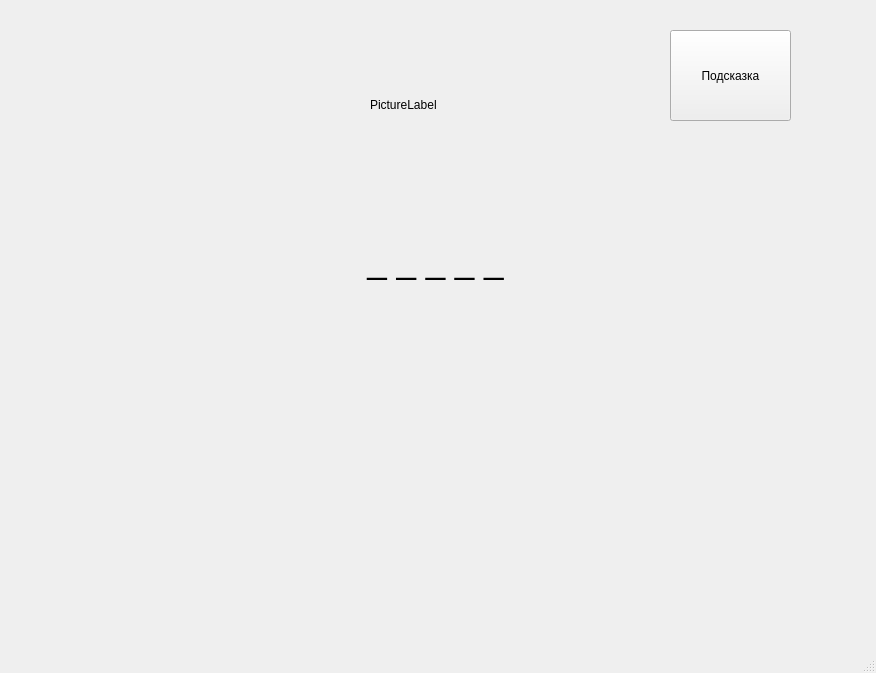
<?xml version="1.0" encoding="UTF-8"?>
<ui version="4.0">
 <class>MainWindow</class>
 <widget class="QMainWindow" name="MainWindow">
  <property name="geometry">
   <rect>
    <x>0</x>
    <y>0</y>
    <width>876</width>
    <height>673</height>
   </rect>
  </property>
  <property name="windowTitle">
   <string>MainWindow</string>
  </property>
  <widget class="QWidget" name="centralwidget">
   <widget class="QLabel" name="picture">
    <property name="geometry">
     <rect>
      <x>370</x>
      <y>40</y>
      <width>130</width>
      <height>130</height>
     </rect>
    </property>
    <property name="text">
     <string>PictureLabel</string>
    </property>
   </widget>
   <widget class="QLabel" name="wordLabel">
    <property name="geometry">
     <rect>
      <x>190</x>
      <y>230</y>
      <width>491</width>
      <height>61</height>
     </rect>
    </property>
    <property name="font">
     <font>
      <pointsize>26</pointsize>
     </font>
    </property>
    <property name="text">
     <string>_ _ _ _ _</string>
    </property>
    <property name="alignment">
     <set>Qt::AlignCenter</set>
    </property>
    <property name="wordWrap">
     <bool>true</bool>
    </property>
   </widget>
   <widget class="QWidget" name="gridLayoutWidget">
    <property name="geometry">
     <rect>
      <x>50</x>
      <y>350</y>
      <width>781</width>
      <height>251</height>
     </rect>
    </property>
    <layout class="QGridLayout" name="gridLayout"/>
   </widget>
   <widget class="QPushButton" name="pushButton">
    <property name="geometry">
     <rect>
      <x>670</x>
      <y>30</y>
      <width>121</width>
      <height>91</height>
     </rect>
    </property>
    <property name="text">
     <string>Подсказка</string>
    </property>
   </widget>
  </widget>
  <widget class="QMenuBar" name="menubar">
   <property name="geometry">
    <rect>
     <x>0</x>
     <y>0</y>
     <width>876</width>
     <height>26</height>
    </rect>
   </property>
  </widget>
  <widget class="QStatusBar" name="statusbar"/>
 </widget>
 <resources/>
 <connections/>
</ui>
